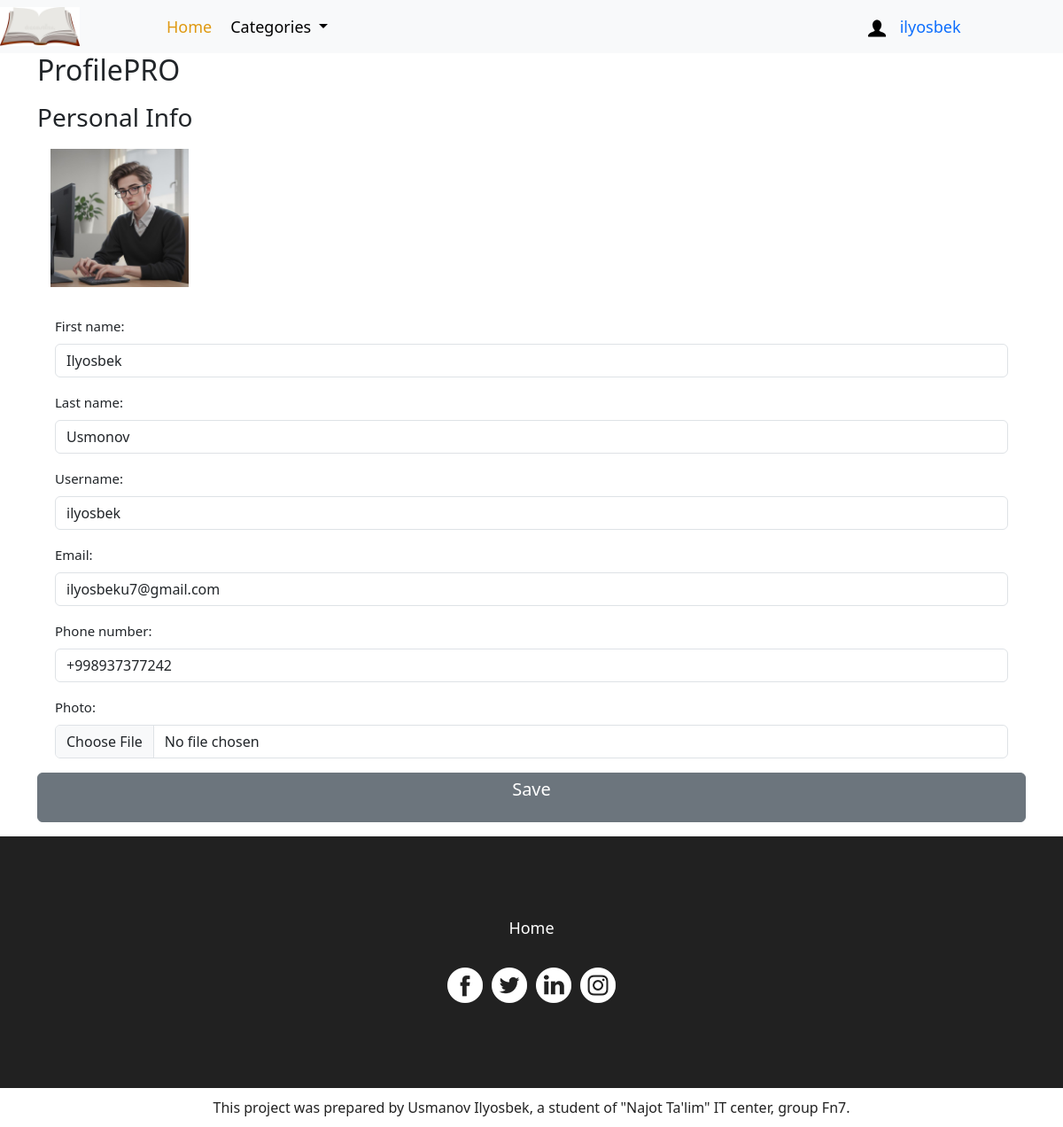
Screenshot of /users/profile_update/ (signed in) with the database file from the repository.
### users/models.py (models this page shows)
class User(AbstractUser):
    photo=models.ImageField(upload_to="user_photos/", default="media/photo_2024-01-17_01-35-37.jpg" )
    phone_number=models.CharField(max_length=13, unique=True, blank=True, null=True)

### users/views.py (the view, shortened to what this page needs)
# urls.py: path('profile_update/', ProfileUpdateView.as_view(), name='profile_update'),
class ProfileUpdateView(LoginRequiredMixin, UpdateView):
    form_class = ProfileForm
    def get(self, request):
        form = self.form_class(instance=request.user)
        return render(request, 'users/profile_update.html', {'form': form})

### users/forms.py
class ProfileForm(forms.ModelForm):
    first_name=forms.CharField( widget=forms.TextInput(attrs={"class":"form-control "}))
    last_name=forms.CharField( widget=forms.TextInput(attrs={"class":"form-control"}))
    username=forms.CharField( widget=forms.TextInput(attrs={"class":"form-control"}))
    phone_number=forms.CharField( widget=forms.TextInput(attrs={"class":"form-control"}))
    email=forms.EmailField( widget=forms.EmailInput(attrs={"class":"form-control"}))
    photo=forms.ImageField( widget=forms.FileInput(attrs={"class":"form-control"}))
    class Meta:
        model=User
        fields=('first_name', 'last_name', 'username',  'email', 'phone_number', 'photo' )

### books/context_processors.py (called while the page is built)
def context_processors(request):
    category=Category.objects.all()
    return{'categories':category}

### users/templates/users/profile_update.html (shortened to what this page needs)
{% extends 'landing_page.html'%}
{% block content %}
<div class="container mb-3">
  <div class="view-account">
      <section class="module">
          <div class="module-inner">
              <div class="content-panel">
                  <h2 class="title">Profile<span class="pro-label label label-warning">PRO</span></h2>
                  <form class="form-horizontal" action="", method="post"  enctype="multipart/form-data">
                      <fieldset class="fieldset">
                          <h3 class="fieldset-title">Personal Info</h3>
                          <div class="form-group avatar">
                              <figure class="figure col-md-2 col-sm-3 col-xs-12">
                                  <img class="img-rounded img-responsive" src="{{user.photo.url}}" alt="">
                              </figure>
                          </div>
                            <form action="", method="post"  enctype="multipart/form-data">
                            {{form.as_p}}
                            <button style="width: 100%;" type="submit" class="w-90 btn btn-secondary"><h5>Save</h5></button>
                            </form>
                      </fieldset>
                  </form>
              </div>
          </div>
      </section>
  </div>
</div>
{% endblock %}

### templates/landing_page.html (shortened to what this page needs)
{% load static%}
<!DOCTYPE html>
<html lang="en">
   <head>
      <link rel="stylesheet" type="text/css" href="{% static 'books/css/bootstrap.min.css'%}">
      <link rel="stylesheet" type="text/css" href="{% static 'books/css/style.css'%}">
      <link rel="stylesheet" href="{% static 'books/css/responsive.css'%}">
      <link rel="stylesheet" href="{% static 'books/css/jquery.mCustomScrollbar.min.css'%}">
      <link rel="stylesheet" href="https://netdna.bootstrapcdn.com/font-awesome/4.0.3/css/font-awesome.css">
      <link rel="stylesheet" href="{% static 'books/css/owl.carousel.min.css'%}">
      <link rel="stylesheet" href="{% static 'books/css/owl.theme.default.min.css'%}">
      <link rel="stylesheet" href="https://cdnjs.cloudflare.com/ajax/libs/fancybox/2.1.5/jquery.fancybox.min.css" media="screen">
      <link href="https://unpkg.com/gijgo@1.9.13/css/gijgo.min.css" rel="stylesheet" type="text/css" />
	  <link href="https://cdn.jsdelivr.net/npm/bootstrap@5.3.3/dist/css/bootstrap.min.css" rel="stylesheet">
   </head>
   <body>
      <div class="header_section">
         <nav class="navbar navbar-expand-lg navbar-light bg-light">
            <a class="logo" href="{% url 'books:home_page'%}"><img style="width: 50%;" src="{% static 'books/images/book.webp'%}"></a>
            <div class="collapse navbar-collapse" id="navbarSupportedContent">
               <ul class="navbar-nav mr-auto">
                  <li class="nav-item active">
                     <a class="nav-link" href="{% url 'books:home_page'%}">Home</a>
                  </li>
                  <li class="nav-item dropdown" style="margin-left: 5px;">
					<a class="nav-link dropdown-toggle" href="#" role="button" data-bs-toggle="dropdown" aria-expanded="false">
					  Categories
					</a>
				  </li>
               </ul>
			   <div class="container-fluid">
				<div class="d-flex" style="margin-left: 70%;">
					  {% if user.is_authenticated %}
						<div class="search_icon"><a href="{% url 'users:profile'%}"><img src="{% static 'books/images/user-icon.png'%}"><span class="padding_left_15">{{user.username}}</span></a></div>
						{% else %}
								<div class="search_icon"><a href="{% url 'users:login_page'%}"><img src="{% static 'books/images/user-icon.png'%}"><span class="padding_left_15">login </span></a></div>
						{% endif %}
				</div>
			   </div>
            </div>
         </nav>
      </div>
	  {% block content %}
	  {% endblock  %}
	  <div class="footer_section layout_padding">
		<div class="container">
		   <div class="footer_menu">
			  <ul>
				 <li><a href="{% url 'books:home_page'%}">Home</a></li>
			  </ul>
		   </div>
		   <div class="social_icon">
			  <ul>
				 <li><a href="#"><img src="{% static 'books/images/fb-icon.png'%}"></a></li>
				 <li><a href="#"><img src="{% static 'books/images/twitter-icon.png'%}"></a></li>
				 <li><a href="#"><img src="{% static 'books/images/linkedin-icon.png'%}"></a></li>
				 <li><a href="#"><img src="{% static 'books/images/instagram-icon.png'%}"></a></li>
			  </ul>
		   </div>
		</div>
	 </div>
	 <div class="copyright_section">
		<div class="container">
		   <div class="copyright_text">This project was prepared by Usmanov Ilyosbek, a student of "Najot Ta'lim" IT center, group Fn7.</div>
		</div>
	 </div>
  </body>
</html>

### books/static/books/css/style.css (style rules this page uses)
* { box-sizing: border-box !important; transition: ease all 0.5s; }
html { scroll-behavior: smooth; }
body { color: #666666; font-size: 14px; font-family: poppins; line-height: 1.80857; font-weight: normal; overflow-x: hidden; }
a { color: #1f1f1f; text-decoration: none !important; outline: none !important; -webkit-transition: all .3s ease-in-out; -moz-transition: all .3s ease-in-out; -ms-transition: all .3s ease-in-out; -o-transition: all .3s ease-in-out; transition: all .3s ease-in-out; }
h1, h2, h3, h4, h5, h6 { letter-spacing: 0; font-weight: normal; position: relative; padding: 0 0 10px 0; font-weight: normal; line-height: normal; color: #111111; margin: 0 }
h2 { font-size: 22px }
h3 { font-size: 18px }
h5 { font-size: 14px }
*, *::after, *::before { -webkit-box-sizing: border-box; -moz-box-sizing: border-box; box-sizing: border-box; }
ul, li, ol { margin: 0px; padding: 0px; list-style: none; }
p { margin: 20px; font-weight: 300; font-size: 15px; line-height: 24px; }
a { color: #222222; text-decoration: none; outline: none !important; }
a, .btn { text-decoration: none !important; outline: none !important; -webkit-transition: all .3s ease-in-out; -moz-transition: all .3s ease-in-out; -ms-transition: all .3s ease-in-out; -o-transition: all .3s ease-in-out; transition: all .3s ease-in-out; }
img { max-width: 100%; height: auto; }
button { border: 0; margin: 0; padding: 0; cursor: pointer; }
.layout_padding { padding-top: 90px; padding-bottom: 0px; }
.logo { width: 15%; float: left; }
.navbar-light .navbar-nav .active>.nav-link, .navbar-light .navbar-nav .nav-link.active, .navbar-light .navbar-nav .nav-link.show, .navbar-light .navbar-nav .show>.nav-link { color: #df9911; }
.navbar-expand-lg .navbar-nav .nav-link { padding-right: 15px; padding-left: 15px; font-size: 18px; color: #000000; }
.padding_left_15 { padding-left: 15px; }
.search_icon { font-size: 18px; color: #000; padding-left: 30px; }
.footer_section { width: 100%; float: left; background-color: #212121; height: auto; padding: 90px 0px; }
.footer_menu { width: 100%; margin: 0 auto; text-align: center; }
.footer_menu ul { margin: 0px; padding: 0px; display: inline-block; text-align: center; }
.footer_menu li { float: left; font-size: 18px; color: #ffffff; padding: 0px 25px; }
.footer_menu li a { color: #ffffff; }
.social_icon { width: 100%; margin: 0 auto; text-align: center; }
.social_icon ul { margin: 0px; padding: 0px; display: inline-block; }
.social_icon li { float: left; padding: 25px 5px 0px 5px; }
.copyright_section { width: 100%; float: left; background-color: #ffffff; height: auto; padding: 10px 0px; }
.copyright_text { width: 100%; float: left; color: #222222; text-align: center; font-size: 16px; margin-left: 0px; }

### rows the page displays
User: username "ilyosbek", photo (picture), first_name "Ilyosbek", last_name "Usmonov", email "ilyosbeku7@gmail.com", phone_number "+998937377242"
